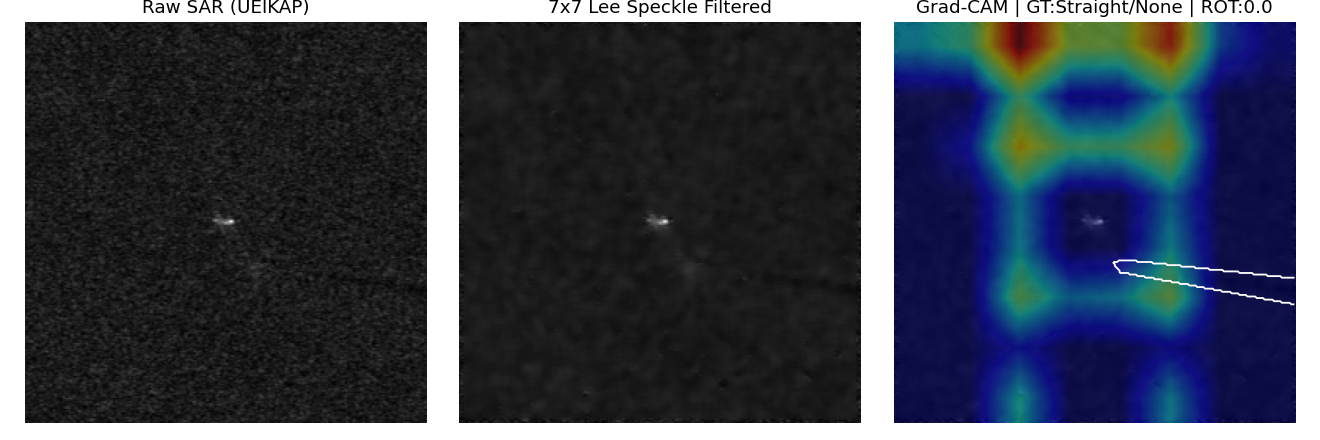
#> input picture latex_assets/fig_gradcam_sample1.png, 1320 x 440 px
$ python -i wake_geometry.py   (imports and definitions only)
#> lines starting #> are read from the running program, lines starting #| are printed output that depends on the picture; after the words box and inside, x2 and y2 are one past the last pixel; in counts of white or black regions, pixels touching at a corner belong together
"""
Hydrodynamic Wake Centerline Extraction & Signed Curvature Geometry (Phases 18-20)
Performs morphological skeletonization, smooth spline fitting, analytical signed curvature calculation,
and canonical ship-frame orientation for physical maneuver inference.
"""

import warnings
# [1 line not run here, left out]
import numpy as np
from scipy import interpolate
from scipy.ndimage import distance_transform_edt
from skimage.morphology import skeletonize, remove_small_holes, remove_small_objects
import cv2


def clean_wake_mask(binary_mask, min_size=50, hole_size=100):
    """
    Cleans raw binary mask (0 or 255) using connected components filtering and small-hole filling.
    """
    bool_mask = binary_mask > 127
    bool_mask = remove_small_objects(bool_mask, min_size=min_size)
    bool_mask = remove_small_holes(bool_mask, area_threshold=hole_size)

    kernel = cv2.getStructuringElement(cv2.MORPH_ELLIPSE, (3, 3))
    cleaned = (bool_mask.astype(np.uint8) * 255)
    cleaned = cv2.morphologyEx(cleaned, cv2.MORPH_CLOSE, kernel)
    return cleaned


def extract_ordered_centerline(cleaned_mask, ship_point=None, max_pts=600):
    """
    Skeletonizes cleaned binary mask, counts true skeleton junction branches,
    and extracts an ordered chain from the ship end toward the wake tail in fast O(N) time.
    """
    bool_mask = cleaned_mask > 127
    if np.sum(bool_mask) > 0.35 * bool_mask.size:
        return None, 0, 0.0

    skeleton = skeletonize(bool_mask)
    y_coords, x_coords = np.where(skeleton)

    if len(x_coords) < 10:
        return None, 0, 0.0

    # Count 8-connected branch/junction pixels (>2 neighbors on skeleton)
    sk_u8 = skeleton.astype(np.uint8)
    nbrs = cv2.filter2D(sk_u8, -1, np.ones((3, 3), dtype=np.uint8)) - sk_u8
    branch_count = int(np.sum((sk_u8 == 1) & (nbrs >= 3)))

    pts = np.column_stack([x_coords, y_coords])
    if len(pts) > max_pts:
        step = max(1, len(pts) // max_pts)
        pts = pts[::step]

    if ship_point is None:
        h, w = cleaned_mask.shape
        ship_point = (w * 0.5, h * 0.5)

    # Start from the skeleton point closest to the ship center
    dists = np.hypot(pts[:, 0] - ship_point[0], pts[:, 1] - ship_point[1])
    ship_idx = int(np.argmin(dists))
    curr_pt = pts[ship_idx]
    ordered = [curr_pt]

    # Vectorized boolean-masked greedy chain tracing (avoids O(N^2) Python set/list rebuilding)
    active = np.ones(len(pts), dtype=bool)
    active[ship_idx] = False
    while np.any(active):
        act_idx = np.flatnonzero(active)
        cand = pts[act_idx]
        d2 = (cand[:, 0] - curr_pt[0]) ** 2 + (cand[:, 1] - curr_pt[1]) ** 2
        j = int(np.argmin(d2))
        if d2[j] > 225.0:  # 15.0 px radius squared
            break
        orig_i = int(act_idx[j])
        curr_pt = pts[orig_i]
        ordered.append(curr_pt)
        active[orig_i] = False

    ordered_pts = np.array(ordered)
    if len(ordered_pts) < 10:
        return None, branch_count, 0.0

    confidence = min(1.0, len(ordered_pts) / float(len(pts)))
    return ordered_pts, branch_count, confidence


def compute_signed_curvature_profile(ordered_pts, num_eval_points=100, smoothing=5.0):
    """
    Fits smoothing B-spline to ordered centerline (x(s), y(s)),
    computes analytical derivatives and signed curvature kappa(s) = (x'y'' - y'x'') / (x'^2 + y'^2)^(3/2).
    """
    if ordered_pts is None or len(ordered_pts) < 10:
        return None

    # Remove consecutive duplicate points
    diffs = np.diff(ordered_pts, axis=0)
    non_zero = np.hypot(diffs[:, 0], diffs[:, 1]) > 1e-4
    pts = np.vstack([ordered_pts[0:1], ordered_pts[1:][non_zero]])

    if len(pts) < 10:
        return None

    try:
        # Fit cubic parametric spline
        tck, u = interpolate.splprep([pts[:, 0], pts[:, 1]], s=smoothing * len(pts), k=3)
        u_fine = np.linspace(0, 1, num_eval_points)
        x_smooth, y_smooth = interpolate.splev(u_fine, tck)

        # 1st and 2nd derivatives
        dx, dy = interpolate.splev(u_fine, tck, der=1)
        ddx, ddy = interpolate.splev(u_fine, tck, der=2)

        # Signed planar curvature: kappa = (dx * ddy - dy * ddx) / (dx^2 + dy^2)^(3/2)
        denom = (dx**2 + dy**2)**(1.5) + 1e-8
        kappa = (dx * ddy - dy * ddx) / denom

        # Arc length along smoothed centerline
        ds = np.hypot(np.diff(x_smooth), np.diff(y_smooth))
        wake_length = float(np.sum(ds))

        # Overall wake orientation angle (radians & degrees)
        chord_dx = x_smooth[-1] - x_smooth[0]
        chord_dy = y_smooth[-1] - y_smooth[0]
        wake_orientation_deg = float(np.degrees(np.arctan2(chord_dy, chord_dx)))

        # Summary curvature features
        mean_curv = float(np.mean(np.abs(kappa)))
        median_curv = float(np.median(np.abs(kappa)))
        max_abs_curv = float(np.max(np.abs(kappa)))
        signed_mean_curv = float(np.mean(kappa))
        curv_std = float(np.std(kappa))

        # Lateral asymmetry: area difference of curve relative to chord line
        chord_vec = np.array([chord_dx, chord_dy])
        chord_norm = np.hypot(chord_dx, chord_dy) + 1e-6
        normal_vec = np.array([-chord_dy, chord_dx]) / chord_norm

        deviations = np.array([
            np.dot(np.array([x_smooth[i] - x_smooth[0], y_smooth[i] - y_smooth[0]]), normal_vec)
            for i in range(len(x_smooth))
        ])
        wake_asymmetry = float(np.sum(deviations) / (wake_length + 1e-6))

        return {
            "smoothed_centerline": np.column_stack([x_smooth, y_smooth]),
            "curvature_profile": kappa,
            "wake_length": wake_length,
            "wake_orientation": wake_orientation_deg,
            "mean_curvature": mean_curv,
            "median_curvature": median_curv,
            "max_abs_curvature": max_abs_curv,
            "signed_mean_curvature": signed_mean_curv,
            "curvature_std": curv_std,
            "wake_asymmetry": wake_asymmetry
        }
    except Exception as e:
        return None


def compute_pca_bend_features(bool_mask, ship_point=None, num_slices=16):
    """
    Gap-tolerant hydrodynamic wake geometry via oriented PCA frame and slice-median centerline fitting.
    Projects foreground wake pixels onto principal wake axis u (pointing ship -> tail) and normal v,
    then fits linear and quadratic profiles across u-slices to quantify curvature even across broken masks.
    """
    ys, xs = np.where(bool_mask)
    if len(xs) < 25:
        return None

    pts = np.column_stack([xs.astype(np.float64), ys.astype(np.float64)])
    mean_pt = pts.mean(axis=0)
    centered = pts - mean_pt
    cov = np.cov(centered.T) if len(pts) > 2 else np.eye(2)
    evals, evecs = np.linalg.eigh(cov)
    axis = evecs[:, int(np.argmax(evals))]

    h, w = bool_mask.shape
    sp = np.array([w * 0.5, h * 0.5], dtype=np.float64) if ship_point is None else np.array(ship_point, dtype=np.float64)
    if np.dot(mean_pt - sp, axis) < 0.0:
        axis = -axis

    ortho = np.array([-axis[1], axis[0]], dtype=np.float64)
    rel = pts - sp
    u_c = rel @ axis
    v_c = rel @ ortho

    u_low, u_high = np.percentile(u_c, [2, 98])
    u_span = max(10.0, float(u_high - u_low))
    wake_width = float(np.percentile(v_c, 90) - np.percentile(v_c, 10))
    axis_angle_deg = float(np.degrees(np.arctan2(axis[1], axis[0])))

    # Track slice-median centerline along u so Kelvin V-arms don't bias centroid curvature
    edges = np.linspace(u_low, u_high, num_slices + 1)
    uc_m, vc_m = [], []
    for i in range(num_slices):
        in_slice = (u_c >= edges[i]) & (u_c <= edges[i + 1])
        if np.sum(in_slice) >= 3:
            uc_m.append(0.5 * (edges[i] + edges[i + 1]))
            vc_m.append(float(np.median(v_c[in_slice])))

    if len(uc_m) < 5:
        uc_m = u_c
        vc_m = v_c
    else:
        uc_m = np.asarray(uc_m, dtype=np.float64)
        vc_m = np.asarray(vc_m, dtype=np.float64)

    u_norm = (uc_m - uc_m.mean()) / (0.5 * u_span)
    c_lin = np.polyfit(u_norm, vc_m, 1)
    rmse_lin = float(np.sqrt(np.mean((vc_m - np.polyval(c_lin, u_norm)) ** 2)))
    c_quad = np.polyfit(u_norm, vc_m, 2)
    rmse_quad = float(np.sqrt(np.mean((vc_m - np.polyval(c_quad, u_norm)) ** 2)))

    a2 = float(c_quad[0])  # sagitta deflection in px over normalized [-1, 1] wake span
    lin_quad_gain = max(0.0, (rmse_lin - rmse_quad) / (rmse_lin + 1e-4))

    u_med = float(np.median(uc_m))
    head = uc_m <= u_med
    tail = uc_m > u_med
    slope_h = float(np.polyfit(uc_m[head], vc_m[head], 1)[0]) if np.sum(head) >= 3 else 0.0
    slope_t = float(np.polyfit(uc_m[tail], vc_m[tail], 1)[0]) if np.sum(tail) >= 3 else 0.0
    pca_defl_deg = float(np.degrees(np.arctan(slope_t) - np.arctan(slope_h)))

    return {
        "pca_span": u_span,
        "pca_width": wake_width,
        "pca_abs_bend": abs(a2) / (u_span + 1.0),
        "pca_signed_bend": a2 / (u_span + 1.0),
        "pca_bend_px": abs(a2),
        "pca_lin_quad_gain": lin_quad_gain,
        "pca_abs_defl_deg": abs(pca_defl_deg),
        "pca_signed_defl_deg": pca_defl_deg,
        "pca_axis_angle_deg": axis_angle_deg,
    }


# [38 lines left out: function estimate_sar_streak_angle_deg, not called in this run]


def extract_wake_features_from_mask(mask_path, ship_point=None):
    """
    High-level end-to-end extractor from a binary wake mask file to explicit geometry dictionary.
    Always computes gap-tolerant PCA quadratic bend descriptors whenever mask_area >= 50 px,
    even if skeletonization fragments.
    """
    mask = cv2.imread(mask_path, cv2.IMREAD_GRAYSCALE)
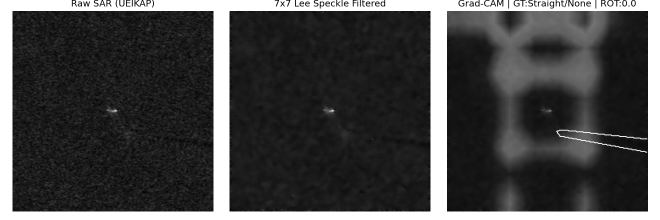
#> mask: shape (440, 1320) (shown at 1/2 size); min 0, max 255, mean 68.9
    if mask is None:
        return None

    mask_area = int(np.sum(mask > 127))
#> mask_area = 95400
    if mask_area < 50:
        return None

    cleaned = clean_wake_mask(mask)
#> in clean_wake_mask, `bool_mask = binary_mask > 127`:
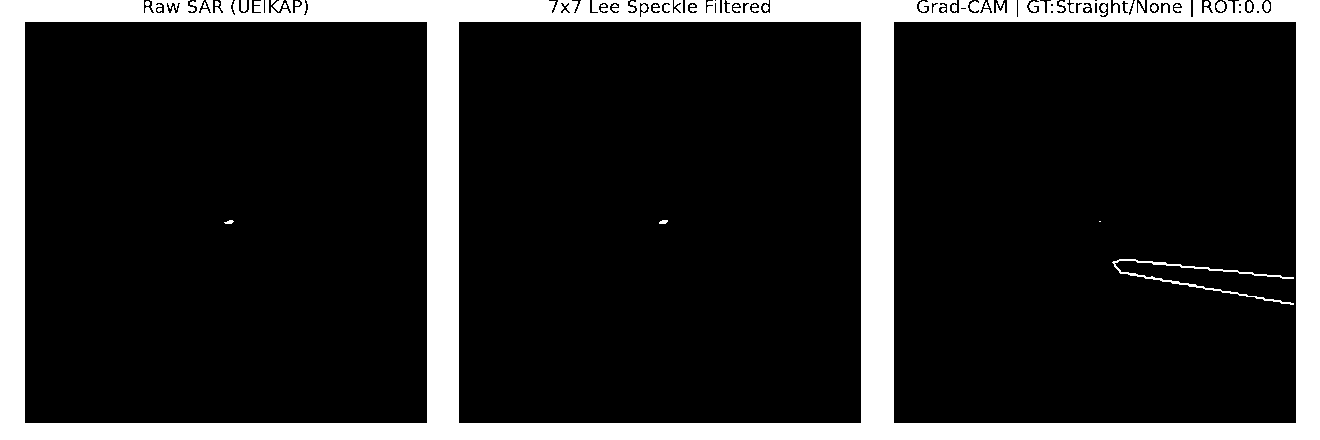
#> bool_mask: shape (440, 1320) bool; 16.4% white; 32 white regions (14 under 20 px), largest, box (x1, y1, x2, y2) and area: (0, 0, 1320, 440) 93814, (1112, 259, 1294, 305) 798, (1216, 1, 1225, 12) 73
#> in clean_wake_mask, `bool_mask = remove_small_objects(bool_mask, min_size=min_size)`:
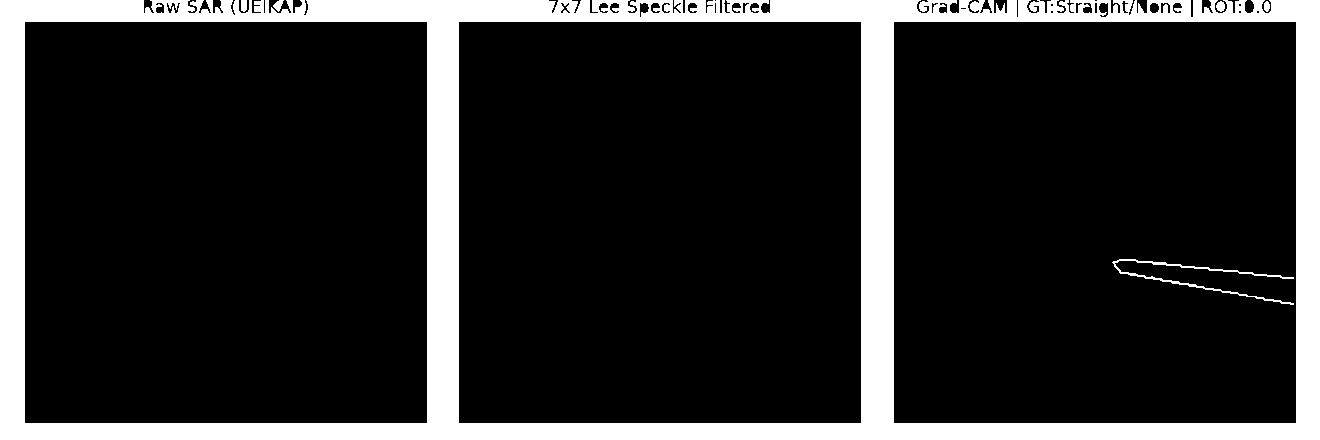
#> bool_mask: shape (440, 1320) bool; 16.3% white; 6 white regions, box (x1, y1, x2, y2) and area: (0, 0, 1320, 440) 93729, (1112, 259, 1294, 305) 798, (1216, 1, 1225, 12) 73, (273, 0, 284, 12) 72, (241, 0, 247, 12) 67, (1264, 1, 1270, 12) 52
#> in clean_wake_mask, `bool_mask = remove_small_holes(bool_mask, area_threshold=hole_size)`:
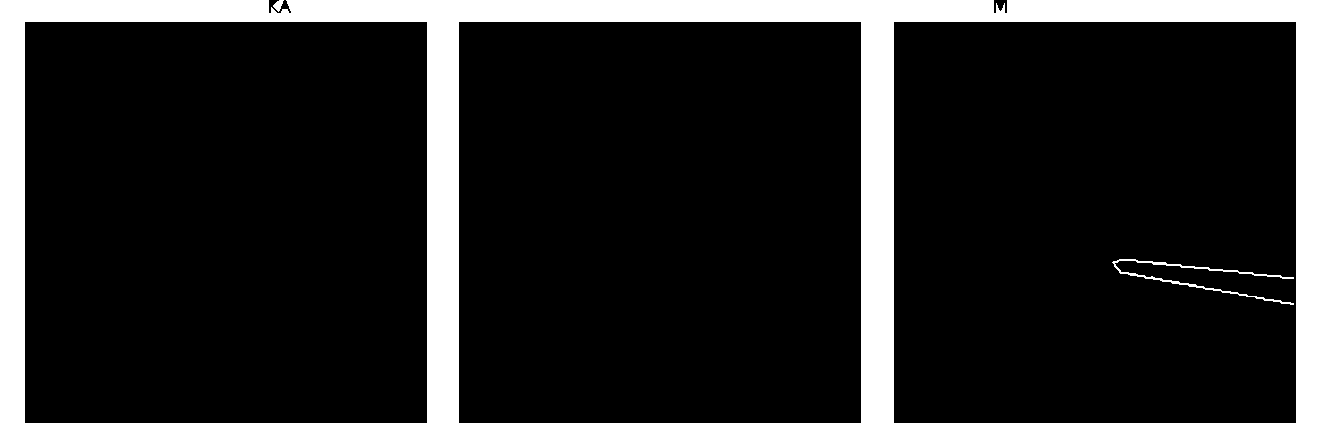
#> bool_mask: shape (440, 1320) bool; 16.8% white; 3 white regions, box (x1, y1, x2, y2) and area: (0, 0, 1320, 440) 96873, (1112, 259, 1294, 305) 798, (273, 0, 284, 12) 72
#> (the rest of the program and of its run is left out)
